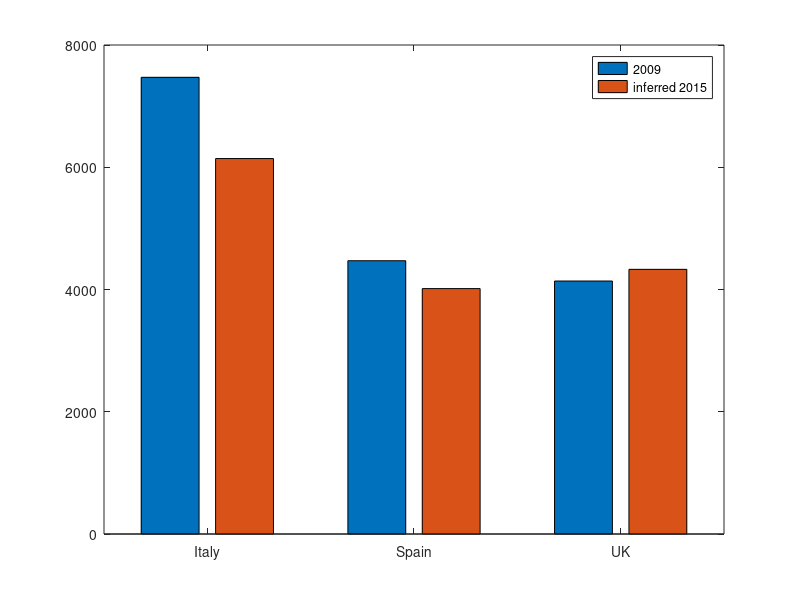

The MATLAB source for this figure: (Note: this script raises an error after producing the figure.)
% This script analyses the ICU beds capability in Italy, Spain and UK 
% In the most recent survey on critical care bed numbers ('The variability
% of critical care bed numbers in Europe',2012), the number of critical
% care bed numbers is computed as a percentage of acute care bed numbers
% ,obtained from a document 2009 of the WHO, based on secondary info (https://link.springer.com/article/10.1007/s00134-012-2627-8/tables/2). 
% Not having access to updated info and given the time elapsed from the
% data, here I compare 
% - the number of ICU beds in the reference above
% - the number of ICU beds computed applying the same percentage value to
% updated data from WHO and considering the current population in each
% county
% - the value reported in papers on covid-19 response

%%
clc,clear all,close all; 
%%
AcuteCareBeds_WHO_2015 = [274.57, 238.54, 227.79];

% expressed over 10^5 population
% _2015 taken from:  HFA_478_EN_171019.xlsx (downloaded from WHO on 29/04/2020)
%   Italy - last updated 2013
%   Spain - last updated 2014
%   UK - last updated 2014

% _2009 taken from: https://link.springer.com/article/10.1007/s00134-012-2627-8/tables/2 


ICU_beds = [3.7, 3.6, 2.8];
% expressed as a percentage of the AcuteCareBeds

Population = [60461825,46754778,67886011];
% Sum of age distribution available in DataSources.m
% they are slightly different from the value you can find in worldometer (https://www.worldometers.info/world-population/) [60476784,46828975,67825650]
% on the 29/04/2020


AcuteCareBeds_WHO_Total_2015 = AcuteCareBeds_WHO_2015.*Population/1e5;
AcuteCareBeds_WHO_Total_2009 = [201932, 124194, 147809];
% _2009 taken from the table referenced above

ICU_beds_2015on = ICU_beds.*AcuteCareBeds_WHO_Total_2015/100;
ICU_beds_2009 =  ICU_beds.*AcuteCareBeds_WHO_Total_2009/100;

ICU_beds = [ICU_beds_2009',ICU_beds_2015on'];

figure; 
bar(ICU_beds)
legend('2009','inferred 2015')
xticklabels({'Italy','Spain','UK'})

% Note: the value for Italy is an overestimate of the value reported in 
% 'How italian hospitals added 800ICU beds in 2 weeks response to the
% pandemic', which states
% 20/03/2020: 5712
% 20/02/2020: 5100

%% Export results
Header = {'Country','ICUBeds'};
Country = {'ITA','ESP','GBR'};
T = table(Country',round(ICU_beds_2009)','VariableNames',Header');

writetable(T,'ICUBedsCapacity.csv')
